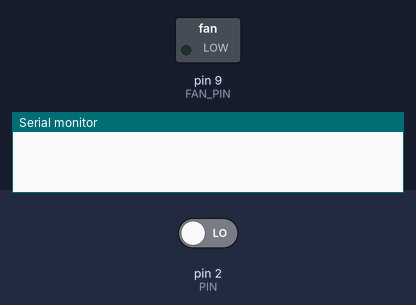
A sketch run on a simulated Arduino Uno, built with avr-gcc and run on an emulated ATmega328P. Shown: switched loads named in the sketch (green lamp = pin HIGH), the last lines printed to the serial monitor. The test bench sets the inputs (shaded band); at power-on: pin 2 (PIN) LOW.

Above: at 0.05 s.
At 8.9 s:
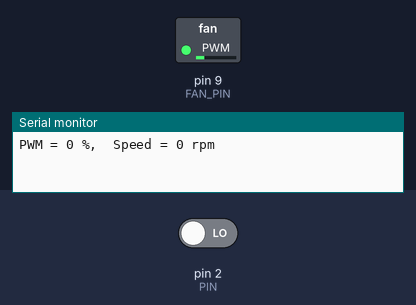
At 17.9 s:
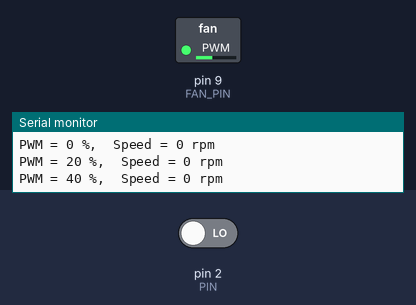
At 35.9 s:
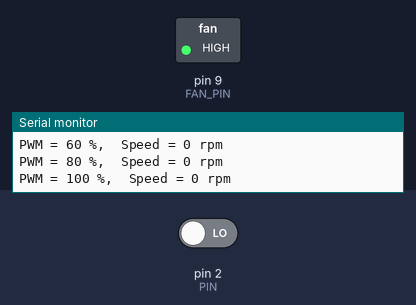
Timing chart, 0 to 46.8 s (numbered marks = the images above):
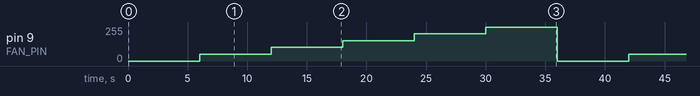

The sketch:

zad_1b.ino
```cpp
/*
 * Zadanie 1b
 * Zadanie to będzie zmodyfikowaną wersją zadania 1. Celem zadania wyświetlanie w petli informacji o obecnej wartości sygnału pwm i szybkosci wiatraka. Inforacje maja się
 * wyświetlać w formacie: "PWM = {0, 20, 40, 60, 80, 100}%, Speed = xxx rpm".
 */
#define FAN_PIN 9
#define PIN 2


int count = 0;
unsigned long start_time;
int rpm;

void setup() {
  pinMode(FAN_PIN, OUTPUT);
  analogWrite(FAN_PIN, 0);
  Serial.begin(9600);
  attachInterrupt(digitalPinToInterrupt(PIN), counter, RISING); // Kabel zolty z 5V
}

void loop() {
  for(int pwm = 0; pwm <= 255; pwm += 51){
    analogWrite(FAN_PIN, pwm);
    delay(3000);
    start_time = millis();
    count = 0;
    while((millis() - start_time) < 1000){
    }
    rpm = count * 30;  //60/2
    Serial.print("PWM = ");
    Serial.print(map(pwm, 0, 255, 0, 100));
    Serial.print(" %");
    Serial.print(",  Speed = ");
    Serial.print(rpm);
    Serial.println(" rpm");
    delay(2000);

  }

}

void counter() {
  count++;
}

/*
 *  Uwaga:
 *  - Wiatraki CPU posiadają minimalną prędkość, aby ochronić elektronikę przed przegrzaniem.
 *    Dlatego wartość pwm = 0 nadal będzie skutkować jakimiś rotacjami.
 */
```

Measured:
- by itself, pin 9 (FAN_PIN): repeats every 36.0 s: 102/255 6.0 s, 153/255 6.0 s, 204/255 6.0 s, 255/255 6.0 s, 0/255 6.0 s, 51/255 6.0 s
